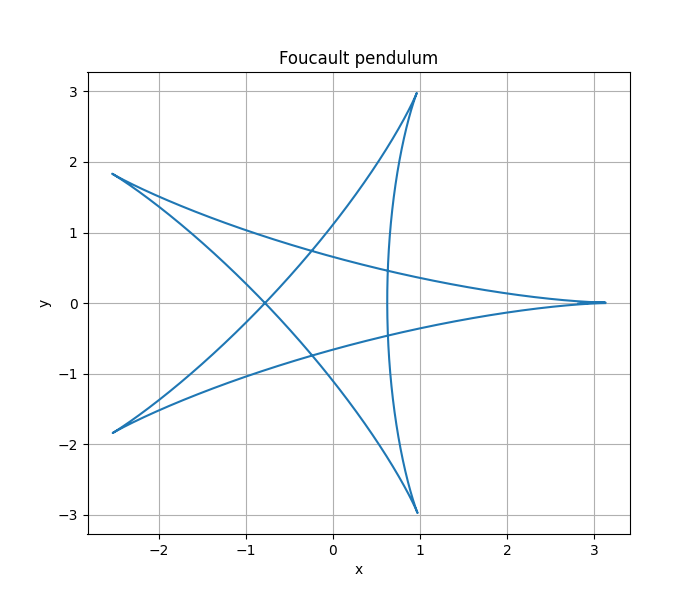

Reproduce this figure in Python.
import numpy as np
import matplotlib.pyplot as plt
import matplotlib.animation as animation
from dataclasses import dataclass
import math

@dataclass
class VectorP: # 極座標
    r: float
    theta: float
    phi: float

@dataclass
class VectorR: # 直角座標
    x: float
    y: float
    z: float
    def __add__(self, b):
        return VectorR(self.x+b.x, self.y+b.y, self.z+b.z)
    def __sub__(self, b):
        return VectorR(self.x-b.x, self.y-b.y, self.z-b.z)
    def P(self) -> VectorP:
        return RtoP(self)
    #  def __mut__(self, b):
    #      if(type(b) == int or type(b) == float):
    #          return VectorR(self.x*b, self.y*b, self.z*b)

def RtoP(V: VectorR) -> VectorP: # 直角座標轉極座標
    p = VectorP(0, 0, 0)
    p.r = math.sqrt(V.x**2+V.y**2+V.z**2)
    if(p.r == 0):
        p.theta = 0.0
    else:
        p.theta = math.acos(V.z/p.r)
    if(V.x == 0 or p.theta == 0):
        p.phi = 0.0
    else:
        p.phi = math.atan(V.y/V.x)
    return p

def PtoR(V: VectorP) -> VectorR: # 極座標轉直角座標
    p = VectorR(0, 0, 0)
    p.x = V.r*math.sin(V.theta)*math.cos(V.phi)
    p.y = V.r*math.sin(V.theta)*math.sin(V.phi)
    p.z = V.r*math.cos(V.theta)
    return p


def cross(A: VectorR, B: VectorR) -> VectorR:
    c = np.cross([A.x, A.y, A.z], [B.x, B.y, B.z])
    C = VectorR(c[0], c[1], c[2])
    return C

def mut(A: VectorR, mut: float) -> VectorR:
    return VectorR(A.x*mut, A.y*mut, A.z*mut)

def phi(x: float, y: float) -> float:
    return math.atan(y/x)*180/math.pi

T = []
X = []
Y = []
Turning = []

# const
dt = 0.001
g = 9.8

# params
omega = PtoR(VectorP(7.292e-5*5e3, 66/math.pi, 0))
#  omega = PtoR(VectorP(7.292e-5, 66/math.pi, 0))
L = 10
tolerance = 1

# var
t = 0
#  r = VectorR(0, 0, 0)
#  v = VectorR(1, 0, 0)
theta = 1/math.pi
r = PtoR(VectorP(10*math.tan(theta), math.pi/2-theta, 0))
v = VectorR(0, 0, 0)
a = VectorR(0, 0, 0)
i = 0
startPhi = RtoP(r).phi

v1, v2, v3 = 0, 0, 0
phiNow = 0

while t < 16:
    # append
    T.append(t)
    X.append(r.x)
    Y.append(r.y)

    # calc
    t += dt
    a = mut(r, -g/L)-mut(cross(omega, v), 2)

    v.x += a.x*dt
    v.y += a.y*dt
    r.y += v.y*dt
    r.x += v.x*dt
    i += 1

fig = plt.figure(figsize=(7, 6), dpi=100)
ax = fig.gca()
dot, = ax.plot([], [], color='red', marker='o', markersize=10, markeredgecolor='black', linestyle='')

def update(i):
    dot.set_data(X[i], Y[i])
    return dot,

def init():
    dot.set_data(X[0], Y[0])
    return dot,

N = len(X)
ax.grid()
ax.set_title('Foucault pendulum')
ax.set_xlabel('x')
ax.set_ylabel('y')
ax.plot(X, Y)
ani = animation.FuncAnimation(fig=fig, func=update, frames=N, init_func=init, interval=100/N, blit=True, repeat=True)
plt.savefig('a.png')
plt.show()
